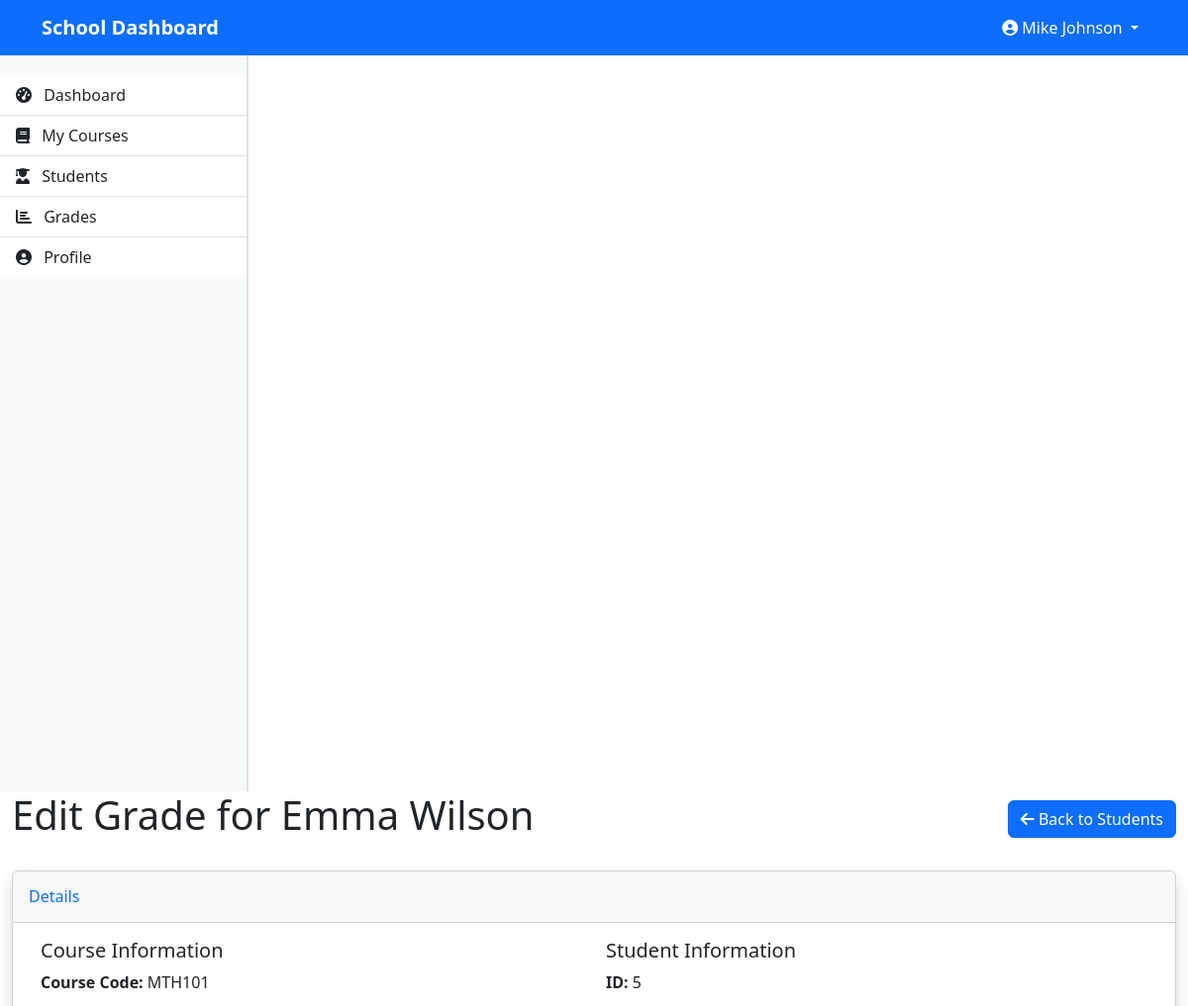
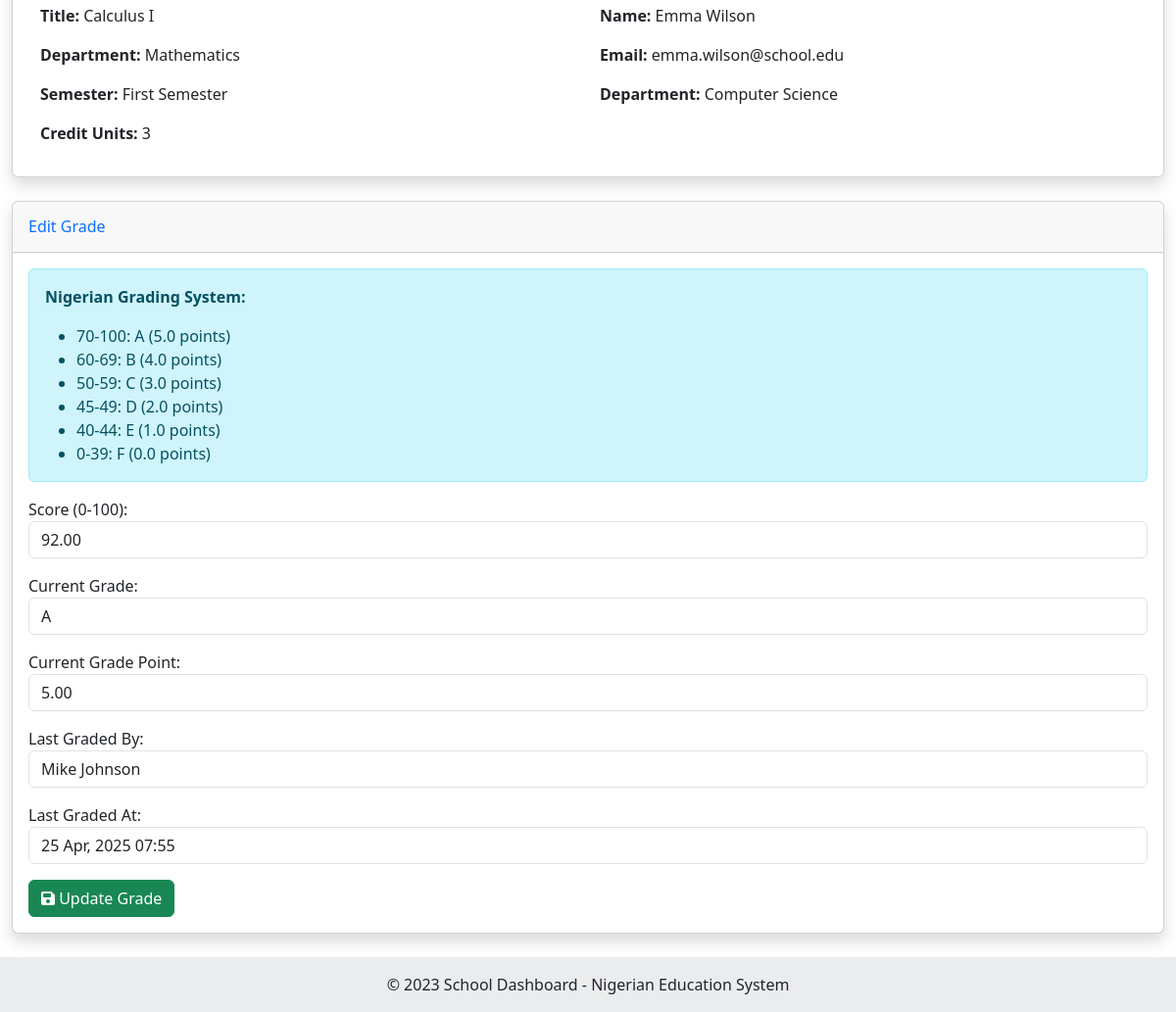
The page /teacher/grade_student.php?student_id=5&course_id=5 (signed in) on the database its author committed (2 pictures, top to bottom).
### tables this page shows
CREATE TABLE IF NOT EXISTS users (
    id INT AUTO_INCREMENT PRIMARY KEY,
    full_name VARCHAR(100) NOT NULL,
    email VARCHAR(100) NOT NULL UNIQUE,
    password VARCHAR(255) NOT NULL,
    user_type_id INT NOT NULL,
    department_id INT,
    age INT,
    profile_picture VARCHAR(255) DEFAULT 'default.jpg',
    created_at TIMESTAMP DEFAULT CURRENT_TIMESTAMP,
    FOREIGN KEY (user_type_id) REFERENCES user_types(id),
    FOREIGN KEY (department_id) REFERENCES departments(id)
);

CREATE TABLE IF NOT EXISTS courses (
    id INT AUTO_INCREMENT PRIMARY KEY,
    course_code VARCHAR(20) NOT NULL,
    title VARCHAR(100) NOT NULL,
    department_id INT NOT NULL,
    semester_id INT NOT NULL,
    credit_units INT NOT NULL,
    teacher_id INT,
    FOREIGN KEY (department_id) REFERENCES departments(id),
    FOREIGN KEY (semester_id) REFERENCES semesters(id),
    FOREIGN KEY (teacher_id) REFERENCES users(id)
);

CREATE TABLE IF NOT EXISTS departments (
    id INT AUTO_INCREMENT PRIMARY KEY,
    name VARCHAR(100) NOT NULL,
    created_at TIMESTAMP DEFAULT CURRENT_TIMESTAMP
);

CREATE TABLE IF NOT EXISTS semesters (
    id INT AUTO_INCREMENT PRIMARY KEY,
    name VARCHAR(50) NOT NULL,
    is_current BOOLEAN DEFAULT FALSE
);

CREATE TABLE IF NOT EXISTS grades (
    id INT AUTO_INCREMENT PRIMARY KEY,
    student_id INT NOT NULL,
    course_id INT NOT NULL,
    semester_id INT NOT NULL,
    score DECIMAL(5,2) DEFAULT NULL,
    grade CHAR(2) DEFAULT NULL,
    grade_point DECIMAL(3,2) DEFAULT NULL,
    graded_by INT NOT NULL,
    graded_at TIMESTAMP DEFAULT CURRENT_TIMESTAMP,
    FOREIGN KEY (student_id) REFERENCES users(id),
    FOREIGN KEY (course_id) REFERENCES courses(id),
    FOREIGN KEY (semester_id) REFERENCES semesters(id),
    FOREIGN KEY (graded_by) REFERENCES users(id)
);

### classes/Database.php (called while the page is built, shortened)
<?php
class Database {
    private $host = "localhost";
    private $username = "root";
    private $password = "";
    private $database = "school_dashboard";
    private $conn;
    public function __construct() {
        $this->conn = new mysqli($this->host, $this->username, $this->password, $this->database);
    }
    public function prepare($sql) {
        return $this->conn->prepare($sql);
    }
}
?>

### classes/Course.php (called while the page is built, shortened)
<?php
require_once 'Database.php';
class Course {
    private $db;
    public function __construct() {
        $this->db = new Database();
    }
    public function getCourseById($id) {
        $sql = "SELECT c.*, d.name as department_name, s.name as semester_name, u.full_name as teacher_name
                FROM courses c
                LEFT JOIN departments d ON c.department_id = d.id
                LEFT JOIN semesters s ON c.semester_id = s.id
                LEFT JOIN users u ON c.teacher_id = u.id
                WHERE c.id = ?";
        $stmt = $this->db->prepare($sql);
        $stmt->bind_param("i", $id);
        $stmt->execute();
        $result = $stmt->get_result();
        if ($result->num_rows === 1) {
            return $result->fetch_assoc();
        }
        return false;
    }
    public function getCourseStudents($course_id) {
        $sql = "SELECT u.*, d.name as department_name, sc.id as registration_id
                FROM student_courses sc
                JOIN users u ON sc.student_id = u.id
                LEFT JOIN departments d ON u.department_id = d.id
                WHERE sc.course_id = ?";
        $stmt = $this->db->prepare($sql);
        $stmt->bind_param("i", $course_id);
        $stmt->execute();
        $result = $stmt->get_result();
        $students = [];
        while ($row = $result->fetch_assoc()) {
            $students[] = $row;
        }
        return $students;
    }
}
?>

### classes/Grade.php (called while the page is built, shortened)
<?php
require_once 'Database.php';
class Grade {
    private $db;
    public function __construct() {
        $this->db = new Database();
    }
    public function getGrade($student_id, $course_id, $semester_id) {
        $sql = "SELECT g.*, c.course_code, c.title, c.credit_units, u.full_name as grader_name
                FROM grades g
                JOIN courses c ON g.course_id = c.id
                JOIN users u ON g.graded_by = u.id
                WHERE g.student_id = ? AND g.course_id = ? AND g.semester_id = ?";
        $stmt = $this->db->prepare($sql);
        $stmt->bind_param("iii", $student_id, $course_id, $semester_id);
        $stmt->execute();
        $result = $stmt->get_result();
        if ($result->num_rows === 1) {
            return $result->fetch_assoc();
        }
        return false;
    }
}
?>

### classes/User.php (called while the page is built, shortened)
<?php
require_once 'Database.php';
class User {
    private $db;
    public function __construct() {
        $this->db = new Database();
    }
    public function getUserById($id) {
        $sql = "SELECT u.*, d.name as department_name
                FROM users u
                LEFT JOIN departments d ON u.department_id = d.id
                WHERE u.id = ?";
        $stmt = $this->db->prepare($sql);
        $stmt->bind_param("i", $id);
        $stmt->execute();
        $result = $stmt->get_result();
        if ($result->num_rows === 1) {
            return $result->fetch_assoc();
        }
        return false;
    }
}
?>

### classes/Utility.php (called while the page is built, shortened)
<?php
class Utility {
    public static function formatDate($date, $format = 'd M, Y') {
        return date($format, strtotime($date));
    }
}
?>

### teacher/grade_student.php (the view, shortened to what this page needs)
<?php
require_once '../classes/User.php';
require_once '../classes/Course.php';
require_once '../classes/Grade.php';
require_once '../classes/Utility.php';
$course_id = intval($_GET['course_id']);
$student_id = intval($_GET['student_id']);
$course = new Course();
$grade = new Grade();
$user = new User();
$courseData = $course->getCourseById($course_id);
$studentData = $user->getUserById($student_id);
$students = $course->getCourseStudents($course_id);
$existingGrade = $grade->getGrade($student_id, $course_id, $courseData['semester_id']);
include '../includes/header.php';
?>
<div class="container-fluid">
    <div class="d-flex justify-content-between align-items-center mb-4">
        <h1><?php echo $existingGrade ? 'Edit' : 'Add'; ?> Grade for <?php echo $studentData['full_name']; ?></h1>
        <a href="course_students.php?course_id=<?php echo $course_id; ?>" class="btn btn-primary">
            <i class="fas fa-arrow-left"></i> Back to Students
        </a>
    </div>
    <div class="card shadow mb-4">
        <div class="card-header py-3">
            <h6 class="m-0 font-weight-bold text-primary">Details</h6>
        </div>
        <div class="card-body">
            <div class="row">
                <div class="col-md-6">
                    <h5>Course Information</h5>
                    <p><strong>Course Code:</strong> <?php echo $courseData['course_code']; ?></p>
                    <p><strong>Title:</strong> <?php echo $courseData['title']; ?></p>
                    <p><strong>Department:</strong> <?php echo $courseData['department_name']; ?></p>
                    <p><strong>Semester:</strong> <?php echo $courseData['semester_name']; ?></p>
                    <p><strong>Credit Units:</strong> <?php echo $courseData['credit_units']; ?></p>
                </div>
                <div class="col-md-6">
                    <h5>Student Information</h5>
                    <p><strong>ID:</strong> <?php echo $studentData['id']; ?></p>
                    <p><strong>Name:</strong> <?php echo $studentData['full_name']; ?></p>
                    <p><strong>Email:</strong> <?php echo $studentData['email']; ?></p>
                    <p><strong>Department:</strong> <?php echo $studentData['department_name']; ?></p>
                </div>
            </div>
        </div>
    </div>
    <div class="card shadow mb-4">
        <div class="card-header py-3">
            <h6 class="m-0 font-weight-bold text-primary"><?php echo $existingGrade ? 'Edit' : 'Add'; ?> Grade</h6>
        </div>
        <div class="card-body">
            <div class="alert alert-info">
                <p><strong>Nigerian Grading System:</strong></p>
                <ul class="mb-0">
                    <li>70-100: A (5.0 points)</li>
                    <li>60-69: B (4.0 points)</li>
                    <li>50-59: C (3.0 points)</li>
                    <li>45-49: D (2.0 points)</li>
                    <li>40-44: E (1.0 points)</li>
                    <li>0-39: F (0.0 points)</li>
                </ul>
            </div>
            <form method="POST" action="">
                <div class="form-group mb-3">
                    <label for="score">Score (0-100):</label>
                    <input type="number" class="form-control" id="score" name="score"
                           min="0" max="100" step="0.01" required
                           value="<?php echo $existingGrade ? $existingGrade['score'] : ''; ?>">
                </div>
                <?php if ($existingGrade): ?>
                <div class="form-group mb-3">
                    <label>Current Grade:</label>
                    <div class="form-control" readonly><?php echo $existingGrade['grade']; ?></div>
                </div>
                <div class="form-group mb-3">
                    <label>Current Grade Point:</label>
                    <div class="form-control" readonly><?php echo $existingGrade['grade_point']; ?></div>
                </div>
                <div class="form-group mb-3">
                    <label>Last Graded By:</label>
                    <div class="form-control" readonly><?php echo $existingGrade['grader_name']; ?></div>
                </div>
                <div class="form-group mb-3">
                    <label>Last Graded At:</label>
                    <div class="form-control" readonly><?php echo Utility::formatDate($existingGrade['graded_at'], 'd M, Y H:i'); ?></div>
                </div>
                <?php endif; ?>
                <div class="mt-3">
                    <button type="submit" class="btn btn-success">
                        <i class="fas fa-save"></i> <?php echo $existingGrade ? 'Update' : 'Save'; ?> Grade
                    </button>
                </div>
            </form>
        </div>
    </div>
</div>
<?php
include '../includes/footer.php';
?>

### includes/header.php (style rules this page uses)
body { min-height: 100vh; display: flex; flex-direction: column; overflow-x: hidden; margin: 0; padding: 0; }
.row { width: 100%; margin: 0; display: flex; flex-wrap: nowrap; }
.card { margin-bottom: 20px; box-shadow: 0 4px 6px rgba(0,0,0,0.1); }

### rows shown on the page
users: full_name "Emma Wilson", id "5", email "emma.wilson@school.edu", department.name "Computer Science"
courses: course_code "MTH101", title "Calculus I", department.name "Mathematics", semester.name "First Semester", credit_units "3"
grades: score "92.00", grade "A", grade_point "5.00", graded_by.full_name "Mike Johnson", graded_at "25 Apr, 2025 07:55"

### other values the page prints
SessionManager::getUserName() "Mike Johnson"
